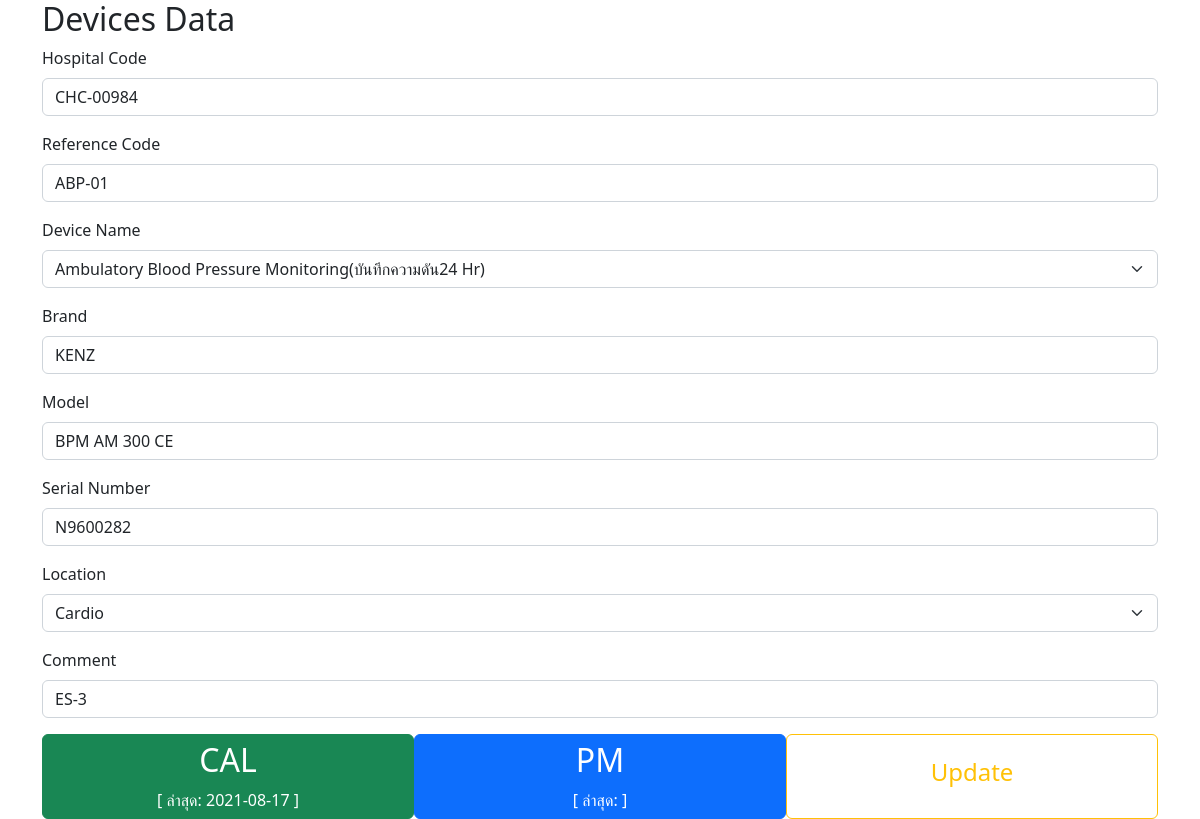
/device.php?id=CHC-00984, run on the app's committed database.
### tables this page shows
CREATE TABLE cpy(
   ID      INTEGER  NOT NULL PRIMARY KEY AUTO_INCREMENT
  ,Code    VARCHAR(20) NOT NULL
  ,Ward    VARCHAR(50)
  ,Name    VARCHAR(100)
  ,Brand   VARCHAR(50)
  ,Model   VARCHAR(50)
  ,SN      VARCHAR(50)
  ,Ref     VARCHAR(50)
  ,Caldate DATE 
  ,PMdate DATE 
  ,Comment VARCHAR(200)
);

### device.php (the view, shortened to what this page needs)
<!DOCTYPE html>
<html lang="en">
<head>
    <link rel="stylesheet" href="https://cdn.jsdelivr.net/npm/bootstrap@5.2.0/dist/css/bootstrap.min.css" />
    <link rel="stylesheet" href="https://cdn.jsdelivr.net/npm/bootstrap-icons@1.7.2/font/bootstrap-icons.css" />
    <link rel="stylesheet" href="https://cdnjs.cloudflare.com/ajax/libs/font-awesome/4.7.0/css/font-awesome.min.css" />
</head>
<body>
    <?php
    include_once("conf.php");
    $conn = new mysqli($cpy_server, $cpy_user, $cpy_pass, $cpy_db);
    $device = $_GET['id'];
    $sql = "SELECT * FROM cpy WHERE Code = '" . $device . "'";
    $result = mysqli_query($conn, $sql);
    if ($row = mysqli_fetch_array($result)) {
        if ($row['Name'] == "Bedside Monitor" || $row['Name'] == "Vital Signs Monitor" || $row['Name'] == "Monitor(MRI)" || $row['Name'] == "Monitor CT") {
            $cal_selector = "bsm";
        } elseif ($row['Name'] == "Digital Blood Pressure" || $row['Name'] == "Ambulatory Blood Pressure Monitoring(บันทึกความดัน)") {
            $cal_selector = "nibp";
        } elseif ($row['Name'] == "Ankle brachial index(เครื่องตรวจสมรรถภาพหลอดเลือดแดง)") {
            $cal_selector = "cavi";
        } elseif ($row['Name'] == "Pulse Oximeter") {
            $cal_selector = "po";
        } elseif ($row['Name'] == "Electrocardiograph" || $row['Name'] == "Holter Recorder(บันทึกคลื่นไฟฟ้าหัวใจ)") {
            $cal_selector = "ecg";
        } elseif (
            $row['Name'] == "Blood warmer(เครื่องอุ่นสารให้เลือด)" || $row['Name'] == "Hypo / Hyperthermia" || $row['Name'] == "อ่างแช่พาราฟิน (Parafin Bath)"
            || $row['Name'] == "Cloth warmer(เครื่องอุ่นผ้า)" || $row['Name'] == "Hydrocollator(เครื่องต้มแผ่นให้ความร้อน)"
        ) {
            $cal_selector = "temp";
        } elseif ($row['Name'] == "Infant Incubator(ตู้อบเด็กทารก)" || $row['Name'] == "Infant Warmer (ช่วยเด็กแรกเกิด)" || $row['Name'] == "Radiant warmer(ให้ความอบอุ่นเด็กด้วยแสง)") {
            $cal_selector = "infant_incu";
        } elseif ($row['Name'] == "Centrifuge") {
            $cal_selector = "cen";
        } elseif ($row['Name'] == "Fetal Doppler" || $row['Name'] == "Fetal Monitor(เครื่องฟังเสียงหัวใจเด็ก)") {
            $cal_selector = "fetal";
        } elseif ($row['Name'] == "Electrosurgical Unit (ตัดจี้ด้วยไฟฟ้า)") {
            $cal_selector = "esu";
        } elseif ($row['Name'] == "Sphygmomanometer" || $row['Name'] == "Neopuff" || $row['Name'] == "Aspirators" || $row['Name'] == "Pressure Cuff" || $row['Name'] == "Vacuum Extractor (เครื่องช่วยคลอดโดยใช้แรงดูด)") {
            $cal_selector = "pressure";
        } elseif ($row['Name'] == "Spiro meter") {
            $cal_selector = "spiro";
        } elseif ($row['Name'] == "Traction (ชุดดึงคอและหลังอัตโนมัติ)") {
            $cal_selector = "traction";
        } elseif ($row['Name'] == "PaceMaker (เครื่องกระตุ้นหัวใจ)") {
            $cal_selector = "pace";
        } else {
            $cal_selector = "error";
        }
    ?>
        <form action="update_data.php" method="post">
            <div class="container">
                <h2>Devices Data</h2>
                <div class="mb-3">
                    <label for="hos_code" class="form-label">Hospital Code</label>
                    <input type="text" class="form-control" name="hosp_code" placeholder="CHC-00000" value="<?php echo $row['Code']; ?>" readonly>
                </div>
                <div class="mb-3">
                    <label for="ref_code" class="form-label">Reference Code</label>
                    <input type="text" class="form-control" name="ref_code" placeholder="CPY-XX-00" value="<?php echo $row['Ref']; ?>">
                </div>
                <div class="mb-3">
                    <label for="ref_code" class="form-label">Device Name</label>
                    <select name="name" class="form-select" aria-label="">
                        <option selected><?php echo $row['Name']; ?></option>
                    </select>
                </div>
                <div class="mb-3">
                    <label for="brand" class="form-label">Brand</label>
                    <input type="text" class="form-control" name="brand" placeholder="" value="<?php echo $row['Brand']; ?>">
                </div>
                <div class="mb-3">
                    <label for="model" class="form-label">Model</label>
                    <input type="text" class="form-control" name="model" placeholder="" value="<?php echo $row['Model']; ?>">
                </div>
                <div class="mb-3">
                    <label for="sn" class="form-label">Serial Number</label>
                    <input type="text" class="form-control" name="sn" placeholder="" value="<?php echo $row['SN']; ?>">
                </div>
                <div class="mb-3">
                    <label for="loc" class="form-label">Location</label>
                    <select name="loc" class="form-select" aria-label="">
                        <option selected><?php echo $row['Ward']; ?></option>
                    </select>
                </div>
                <div class="mb-3">
                    <label for="comment" class="form-label">Comment</label>
                    <input type="text" class="form-control" name="comment" placeholder="" value="<?php echo $row['Comment']; ?>">
                </div>
                <div class="d-flex justify-content-between">
                    <button type="button" class="btn btn-success col-4" onclick="window.open('cal_'+'<?php echo $cal_selector ?>'+'.php?Code='+'<?php echo $row['Code']; ?>')">
                        <h2>CAL</h2> [ ล่าสุด: <?php echo $row['Caldate']; ?> ]
                    </button>
                    <button type="button" class="btn btn-primary col-4" onclick="window.open('pm_'+'<?php echo $cal_selector ?>'+'.php?Code='+'<?php echo $row['Code']; ?>')">
                        <h2>PM</h2> [ ล่าสุด: <?php echo $row['PMdate']; ?> ]
                    </button>
                    <button type="submit" class="btn btn-outline-warning col-4"><h4>Update</h4></button>
                </div>
            </div>
        </form>
    <?php
    } else {
        echo "ไม่พบข้อมูล";
    }
    ?>
</body>
</html>

### data on the page
cpy: hosp_code "CHC-00984", ref_code "ABP-01", name "Ambulatory Blood Pressure Monitoring(บันทึกความดัน24 Hr)", brand "KENZ", model "BPM AM 300 CE", sn "N9600282", loc "Cardio", comment "ES-3", Caldate "2021-08-17"
